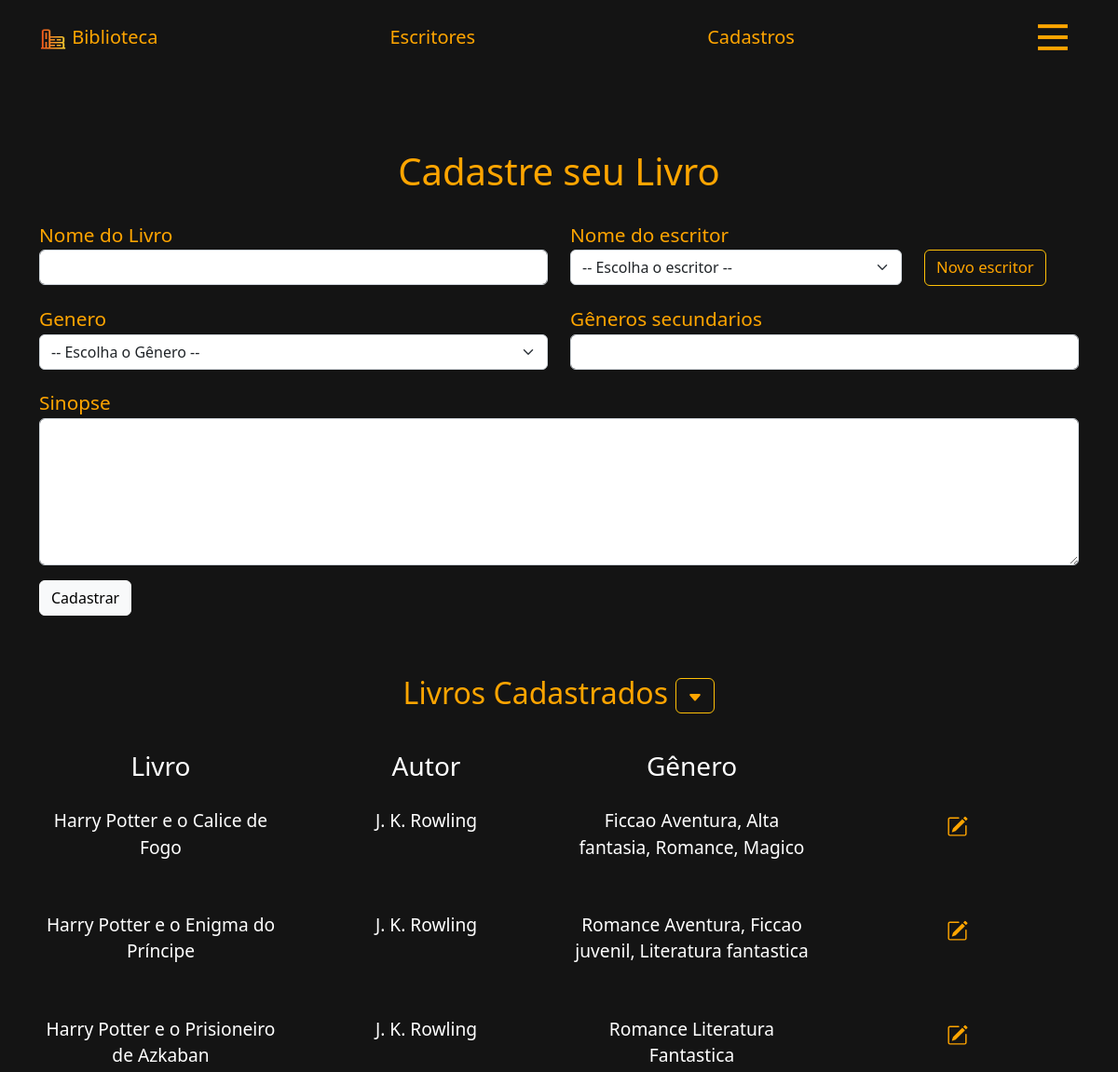
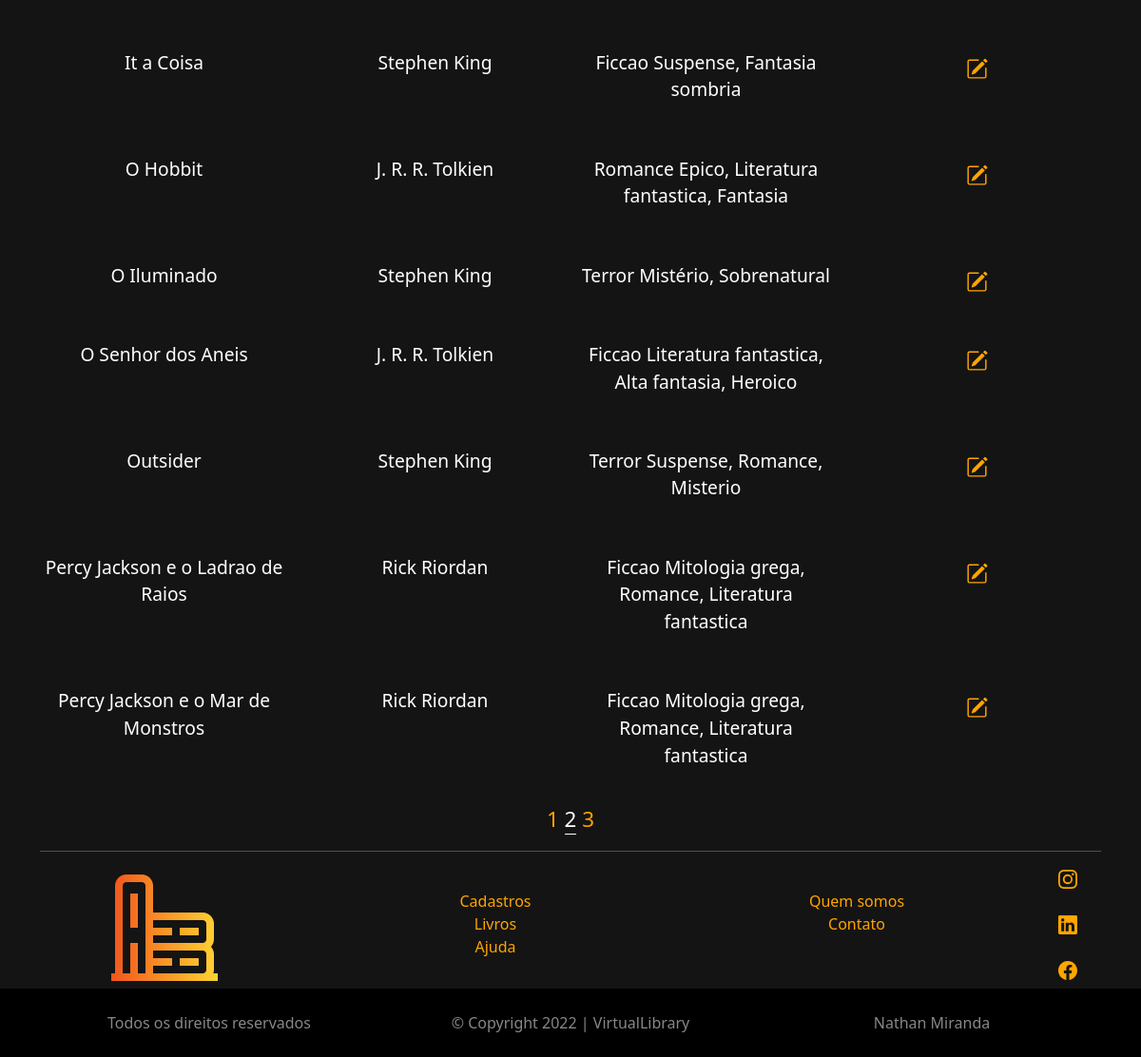
Screenshot of /frontend/page/cadastros?page=2 with the database file from the repository (2 pictures, top to bottom).
### tables this page shows
CREATE TABLE `books` (
  `id` int(11) NOT NULL,
  `book_name` varchar(45) NOT NULL,
  `genre` varchar(25) NOT NULL,
  `writer_id` int(11) DEFAULT NULL,
  `sinopse` text,
  `other_genre` varchar(60) DEFAULT NULL
);

CREATE TABLE `writers` (
  `id` int(11) NOT NULL,
  `writer_name` varchar(45) NOT NULL,
  `phone_number` varchar(25) DEFAULT NULL,
  `email` varchar(70) DEFAULT NULL
);

### frontend/page/cadastros.php (the view, shortened to what this page needs)
<?php
$conn = connect();
?>
<!DOCTYPE html>
<html lang="en">
<head>
    <link rel="stylesheet" href="/assets/app.css">
    <link href="https://cdn.jsdelivr.net/npm/bootstrap@5.2.3/dist/css/bootstrap.min.css" rel="stylesheet">
</head>
<body>
    <?php
    include '../components/header.php';
    ?>
    <div class="text-center" id='orange-text'>
        <h1 style="margin-top: 2em;">Cadastre seu Livro</h1>
    </div>
    <div class="container">
        <form action="../../backend/register.php" method="post">
            <div class="row" id="orange-text">
                <div class="col-6" id="forms">
                    <div class="form-group">
                        <label for="book-name">Nome do Livro</label>
                        <input type="text" class="form-control" name="book-name" id="book-name" required>
                    </div>
                </div>
                <div class="col-4" id="forms">
                    <div class="form-group">
                        <label for="writer-name">Nome do escritor</label>
                        <select class="form-select" aria-label="Default select example" name="writer-name" required
                            id="writer-name">
                            <option value="">-- Escolha o escritor --</option>
                        </select>
                    </div>
                </div>
                <div class="col-2" >
                    <a href="writerForm?page=1" class="btn btn-outline-warning"
                     id="writerButton" style="margin-top:3.1em;">Novo escritor</a>
                </div>
            </div>
            <div class="row" id="orange-text">
                <div class="col-6" id="forms">
                    <div class="form-group">
                        <label for="genre">Genero</label>
                        <select class="form-select " aria-label="Default select example" name="genre" id="genre" required>
                            <option value="">-- Escolha o Gênero --</option>
                        </select>
                    </div>
                </div>
                <div class="col-6" id="forms">
                    <div class="form-group">
                        <label for="other-genres">Gêneros secundarios</label>
                        <input type="text" minlength="2" maxlength="50" class="form-control"
                            name="other-genres" id="other-genres">
                    </div>
                </div>
            </div>
            <div class="row" id="orange-text">
                <div class="form-group col-12" id="forms">
                    <label for="textarea" id="orange-text">Sinopse</label>
                    <textarea class="form-control" name="sinopse" id="textarea" cols="20"
                     rows="6"></textarea>
                </div>
            </div>
            <button type="submit" class="btn btn-light" id="forms">Cadastrar</button>
        </form>
    </div>
    <div class="container ">
        <h2 id='orange-text' class="text-center" style='margin-top: 2em;'>Livros Cadastrados
        <button class="btn btn-outline-warning" id="arrowBtn" type="button" data-bs-toggle="collapse" data-bs-target="#collapseExample" aria-expanded="false" aria-controls="collapseExample">
             <i class="bi bi-caret-down-fill"><svg xmlns="http://www.w3.org/2000/svg" width="16" height="16" fill="currentColor" class="bi bi-caret-down-fill" viewBox="0 0 16 16">
            <path d="M7.247 11.14 2.451 5.658C1.885 5.013 2.345 4 3.204 4h9.592a1 1 0 0 1 .753 1.659l-4.796 5.48a1 1 0 0 1-1.506 0z"/>
            </svg></i>
        </button>
        </h2>
    </div>
    <?php
    $page_current = filter_input(INPUT_GET, 'page', FILTER_SANITIZE_NUMBER_INT);
    $page = (!empty($page_current)) ? $page_current : 1;
    $pg_qty = 10;
    $start = ($pg_qty * $page) - $pg_qty;
    $sqlPage = $conn->prepare("SELECT b.id, b.book_name, b.genre, b.other_genre, b.sinopse, w.writer_name FROM books as b, writers as w WHERE w.id = b.writer_id ORDER BY book_name LIMIT $start, $pg_qty");
    $sqlPage->execute(array());
    $resultJoin = $sqlPage->fetchAll();
    echo "<div class='container text-center'>
            <div class='row' style='margin-top:2em;'>
                <div class='col-3'> <h3>Livro</h3></div>
                <div class='col-3'> <h3>Autor</h3></div>
                <div class='col-3'> <h3>Gênero</h3></div>
                <div class='col-3'> <h3></h3></div>
            </div>
        </div>";
    foreach ($resultJoin as $key ) {
        $book_name = $key['book_name'];
        $writer_name = $key['writer_name'];
        $genre = $key['genre'];
        $other_genre = $key['other_genre'];
        $id = $key['id'];
        echo "<div class='container text-center'>
            <div class='row'>
                <div class='sqlResult col-3'> <p>$book_name</p></div>
                <div class='sqlResult col-3'> <p>$writer_name</p></div>
                <div class='sqlResult col-3'><p>$genre $other_genre</p></div>
                <div class='sqlResult col-3 text-center'>
                <a href='editForm?id=$id' class='btn' role='button'>
                <i class='bi bi-pencil-square'><svg xmlns='http://www.w3.org/2000/svg' width='23' height='23' fill='currentColor' class='bi bi-pencil-square' viewBox='0 0 16 16'>
                <path d='M15.502 1.94a.5.5 0 0 1 0 .706L14.459 3.69l-2-2L13.502.646a.5.5 0 0 1 .707 0l1.293 1.293zm-1.75 2.456-2-2L4.939 9.21a.5.5 0 0 0-.121.196l-.805 2.414a.25.25 0 0 0 .316.316l2.414-.805a.5.5 0 0 0 .196-.12l6.813-6.814z'/>
                <path fill-rule='evenodd' d='M1 13.5A1.5 1.5 0 0 0 2.5 15h11a1.5 1.5 0 0 0 1.5-1.5v-6a.5.5 0 0 0-1 0v6a.5.5 0 0 1-.5.5h-11a.5.5 0 0 1-.5-.5v-11a.5.5 0 0 1 .5-.5H9a.5.5 0 0 0 0-1H2.5A1.5 1.5 0 0 0 1 2.5v11z'/>
              </svg></i></a>
                </div>
            </div>
        </div>";
    }
    ?>
    <div class="container text-center" style="font-size: 1.4em;">
        <?php
        $count = $conn->query("SELECT count(*) FROM books")->fetchColumn();
        $i = 1;
        while ($count > 0) {
            if ($page_current == $i) {
                echo "<span id='page-nav'><a href='cadastros?page=$i'>$i</a></span> ";
            } else {
                echo "<a href='cadastros?page=$i'>$i</a> ";
            }
            $count = $count - 10;
            $i++;
        }
        ?>
    </div>
    <?php
    include '../components/footer.php';
    ?>
</body>

### assets/app.css (style rules this page uses)
#orange-text, #arrowBtn ,a { color: orange !important; text-decoration:none !important; }
body { background-color:#141414 !important; color: #fff !important; }
#page-nav a { border-bottom: 1px solid rgb(255, 255, 255); color: #fff !important; }
form { font-size: 1.3em !important; }
#forms { margin-top: 1em; }
.sqlResult { padding: 0; font-size: 1.2em; margin: 1em 0 1em 0 !important; }
#writerButton { font-size: .8em !important; }

### frontend/page/cadastros.php (style rules this page uses)
h2 { align-items: center; }
#arrowBtn { color: orange; }

### rows the page displays
books: book_name "Harry Potter e o Calice de Fogo", writer.writer_name "J. K. Rowling", genre "Ficcao", other_genre "Aventura, Alta fantasia, Romance, Magico"
books: book_name "Harry Potter e o Enigma do Príncipe", writer.writer_name "J. K. Rowling", genre "Romance", other_genre "Aventura, Ficcao juvenil, Literatura fantastica"
books: book_name "Harry Potter e o Prisioneiro de Azkaban", writer.writer_name "J. K. Rowling", genre "Romance", other_genre "Literatura Fantastica"
books: book_name "It a Coisa", writer.writer_name "Stephen King", genre "Ficcao", other_genre "Suspense, Fantasia sombria"
books: book_name "O Hobbit", writer.writer_name "J. R. R. Tolkien", genre "Romance", other_genre "Epico, Literatura fantastica, Fantasia"
books: book_name "O Iluminado", writer.writer_name "Stephen King", genre "Terror", other_genre "Mistério, Sobrenatural"
books: book_name "O Senhor dos Aneis", writer.writer_name "J. R. R. Tolkien", genre "Ficcao", other_genre "Literatura fantastica, Alta fantasia, Heroico"
books: book_name "Outsider", writer.writer_name "Stephen King", genre "Terror", other_genre "Suspense, Romance, Misterio"
books: book_name "Percy Jackson e o Ladrao de Raios", writer.writer_name "Rick Riordan", genre "Ficcao", other_genre "Mitologia grega, Romance, Literatura fantastica"
books: book_name "Percy Jackson e o Mar de Monstros", writer.writer_name "Rick Riordan", genre "Ficcao", other_genre "Mitologia grega, Romance, Literatura fantastica"
